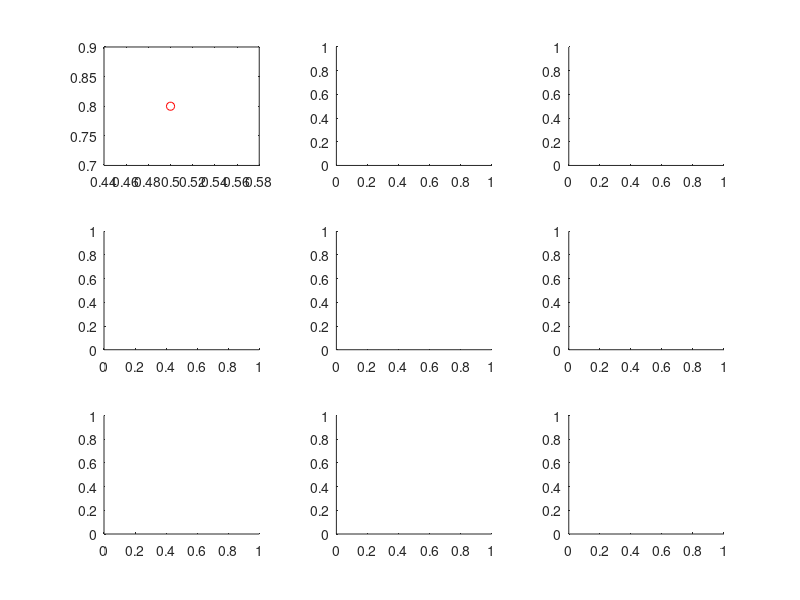

This figure's MATLAB source:
subplot(3,3,1)
x=0.5;
y=0.8;
plot(x,y,'or')
subplot(3,3,2)
subplot(3,3,3)
subplot(3,3,4)
subplot(3,3,5)
subplot(3,3,6)
subplot(3,3,7)
subplot(3,3,8)
subplot(3,3,9)







